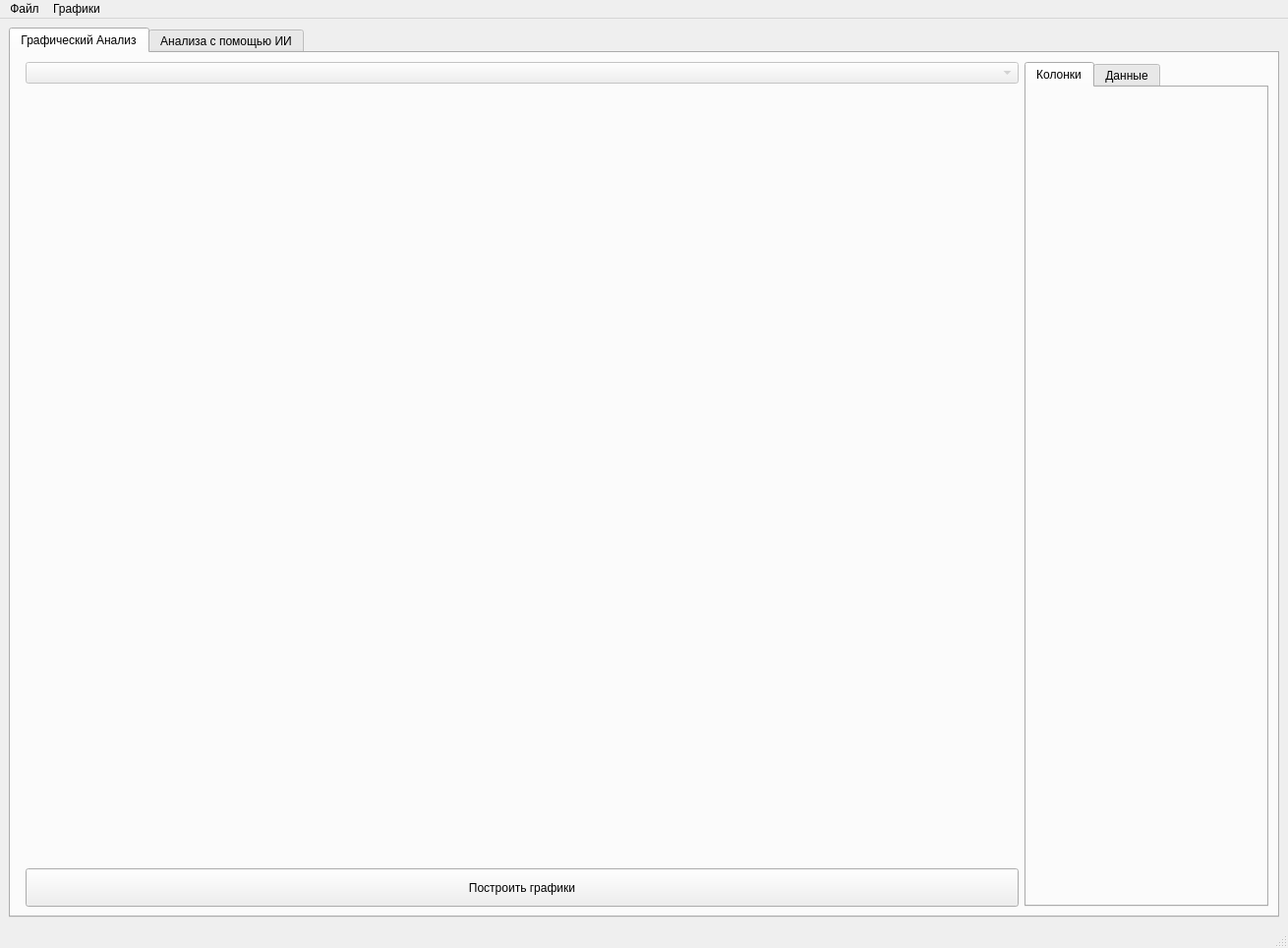
<?xml version="1.0" encoding="UTF-8"?>
<ui version="4.0">
 <class>MainWindow</class>
 <widget class="QMainWindow" name="MainWindow">
  <property name="geometry">
   <rect>
    <x>0</x>
    <y>0</y>
    <width>1310</width>
    <height>964</height>
   </rect>
  </property>
  <property name="windowTitle">
   <string>Помощник в интерпретации</string>
  </property>
  <widget class="QWidget" name="centralwidget">
   <layout class="QHBoxLayout" name="horizontalLayout_2" stretch="0">
    <item>
     <widget class="QTabWidget" name="tabWidget_2">
      <property name="currentIndex">
       <number>0</number>
      </property>
      <widget class="QWidget" name="tab">
       <attribute name="title">
        <string>Графический Анализ</string>
       </attribute>
       <layout class="QHBoxLayout" name="horizontalLayout_3">
        <item>
         <layout class="QVBoxLayout" name="verticalLayout_5" stretch="1,20,1">
          <property name="leftMargin">
           <number>6</number>
          </property>
          <item>
           <layout class="QVBoxLayout" name="verticalLayout_7">
            <item>
             <widget class="QComboBox" name="plots_combo_box">
              <property name="enabled">
               <bool>false</bool>
              </property>
              <property name="sizePolicy">
               <sizepolicy hsizetype="Expanding" vsizetype="Fixed">
                <horstretch>0</horstretch>
                <verstretch>0</verstretch>
               </sizepolicy>
              </property>
              <property name="insertPolicy">
               <enum>QComboBox::InsertAtBottom</enum>
              </property>
             </widget>
            </item>
           </layout>
          </item>
          <item>
           <layout class="QGridLayout" name="gridLayout" rowstretch="0,0" columnstretch="0,0">
            <property name="leftMargin">
             <number>0</number>
            </property>
            <property name="horizontalSpacing">
             <number>6</number>
            </property>
            <item row="1" column="1">
             <widget class="QLabel" name="label_4">
              <property name="text">
               <string/>
              </property>
             </widget>
            </item>
            <item row="0" column="1">
             <widget class="QLabel" name="label_3">
              <property name="text">
               <string/>
              </property>
             </widget>
            </item>
            <item row="0" column="0">
             <widget class="QLabel" name="label_2">
              <property name="text">
               <string/>
              </property>
             </widget>
            </item>
            <item row="1" column="0">
             <widget class="QLabel" name="label">
              <property name="text">
               <string/>
              </property>
             </widget>
            </item>
           </layout>
          </item>
          <item>
           <layout class="QVBoxLayout" name="verticalLayout_3" stretch="2">
            <item>
             <layout class="QHBoxLayout" name="horizontalLayout">
              <item>
               <widget class="QPushButton" name="push_button_plot">
                <property name="sizePolicy">
                 <sizepolicy hsizetype="Minimum" vsizetype="Preferred">
                  <horstretch>0</horstretch>
                  <verstretch>0</verstretch>
                 </sizepolicy>
                </property>
                <property name="text">
                 <string>Построить графики</string>
                </property>
               </widget>
              </item>
             </layout>
            </item>
           </layout>
          </item>
         </layout>
        </item>
        <item>
         <layout class="QVBoxLayout" name="verticalLayout">
          <item>
           <widget class="QTabWidget" name="tabWidget">
            <property name="sizePolicy">
             <sizepolicy hsizetype="Fixed" vsizetype="Expanding">
              <horstretch>0</horstretch>
              <verstretch>0</verstretch>
             </sizepolicy>
            </property>
            <property name="minimumSize">
             <size>
              <width>248</width>
              <height>0</height>
             </size>
            </property>
            <property name="currentIndex">
             <number>0</number>
            </property>
            <widget class="QWidget" name="tabCollumns">
             <property name="sizePolicy">
              <sizepolicy hsizetype="Minimum" vsizetype="Preferred">
               <horstretch>0</horstretch>
               <verstretch>0</verstretch>
              </sizepolicy>
             </property>
             <attribute name="title">
              <string>Колонки</string>
             </attribute>
            </widget>
            <widget class="QWidget" name="tabData">
             <attribute name="title">
              <string>Данные</string>
             </attribute>
            </widget>
           </widget>
          </item>
         </layout>
        </item>
       </layout>
      </widget>
      <widget class="QWidget" name="tab_2">
       <attribute name="title">
        <string>Анализа с помощью ИИ</string>
       </attribute>
       <layout class="QVBoxLayout" name="verticalLayout_4">
        <item>
         <widget class="QLabel" name="label_5">
          <property name="minimumSize">
           <size>
            <width>0</width>
            <height>21</height>
           </size>
          </property>
          <property name="maximumSize">
           <size>
            <width>16777215</width>
            <height>21</height>
           </size>
          </property>
          <property name="text">
           <string>Правила полученные из модели
</string>
          </property>
          <property name="alignment">
           <set>Qt::AlignHCenter|Qt::AlignTop</set>
          </property>
         </widget>
        </item>
        <item>
         <layout class="QHBoxLayout" name="horizontalLayout_6">
          <item>
           <widget class="QTextBrowser" name="proba_text_1">
            <property name="sizePolicy">
             <sizepolicy hsizetype="Expanding" vsizetype="Fixed">
              <horstretch>0</horstretch>
              <verstretch>0</verstretch>
             </sizepolicy>
            </property>
            <property name="minimumSize">
             <size>
              <width>300</width>
              <height>12</height>
             </size>
            </property>
            <property name="maximumSize">
             <size>
              <width>16777215</width>
              <height>115</height>
             </size>
            </property>
           </widget>
          </item>
          <item>
           <widget class="QTextBrowser" name="proba_text_2">
            <property name="sizePolicy">
             <sizepolicy hsizetype="Expanding" vsizetype="Fixed">
              <horstretch>0</horstretch>
              <verstretch>0</verstretch>
             </sizepolicy>
            </property>
            <property name="minimumSize">
             <size>
              <width>300</width>
              <height>12</height>
             </size>
            </property>
            <property name="maximumSize">
             <size>
              <width>16777215</width>
              <height>115</height>
             </size>
            </property>
           </widget>
          </item>
          <item>
           <widget class="QTextBrowser" name="proba_text_3">
            <property name="sizePolicy">
             <sizepolicy hsizetype="Expanding" vsizetype="Fixed">
              <horstretch>0</horstretch>
              <verstretch>0</verstretch>
             </sizepolicy>
            </property>
            <property name="minimumSize">
             <size>
              <width>300</width>
              <height>12</height>
             </size>
            </property>
            <property name="maximumSize">
             <size>
              <width>16777215</width>
              <height>115</height>
             </size>
            </property>
           </widget>
          </item>
         </layout>
        </item>
        <item>
         <layout class="QVBoxLayout" name="verticalLayout_2"/>
        </item>
        <item>
         <layout class="QHBoxLayout" name="horizontalLayout_4">
          <item>
           <widget class="QPlainTextEdit" name="user_input_widget">
            <property name="sizePolicy">
             <sizepolicy hsizetype="Expanding" vsizetype="Fixed">
              <horstretch>0</horstretch>
              <verstretch>0</verstretch>
             </sizepolicy>
            </property>
            <property name="minimumSize">
             <size>
              <width>0</width>
              <height>0</height>
             </size>
            </property>
            <property name="maximumSize">
             <size>
              <width>16777215</width>
              <height>80</height>
             </size>
            </property>
            <property name="plainText">
             <string>Объясни переменную номер 1</string>
            </property>
           </widget>
          </item>
          <item>
           <widget class="QPushButton" name="user_input_button">
            <property name="sizePolicy">
             <sizepolicy hsizetype="Minimum" vsizetype="Minimum">
              <horstretch>0</horstretch>
              <verstretch>0</verstretch>
             </sizepolicy>
            </property>
            <property name="maximumSize">
             <size>
              <width>191</width>
              <height>297</height>
             </size>
            </property>
            <property name="text">
             <string>Отправить</string>
            </property>
           </widget>
          </item>
         </layout>
        </item>
        <item>
         <layout class="QHBoxLayout" name="horizontalLayout_5">
          <item>
           <widget class="QPushButton" name="llm_init_button">
            <property name="sizePolicy">
             <sizepolicy hsizetype="Minimum" vsizetype="Preferred">
              <horstretch>0</horstretch>
              <verstretch>0</verstretch>
             </sizepolicy>
            </property>
            <property name="text">
             <string>Инициализировать </string>
            </property>
           </widget>
          </item>
         </layout>
        </item>
       </layout>
      </widget>
     </widget>
    </item>
   </layout>
  </widget>
  <widget class="QMenuBar" name="menubar">
   <property name="geometry">
    <rect>
     <x>0</x>
     <y>0</y>
     <width>1310</width>
     <height>21</height>
    </rect>
   </property>
   <widget class="QMenu" name="menu">
    <property name="title">
     <string>Файл</string>
    </property>
    <addaction name="open_file_action"/>
    <addaction name="save_file_action"/>
    <addaction name="separator"/>
    <addaction name="load_model_action"/>
    <addaction name="load_dataset_action"/>
   </widget>
   <widget class="QMenu" name="menu_2">
    <property name="title">
     <string>Графики</string>
    </property>
    <addaction name="save_plot_action"/>
    <addaction name="separator"/>
    <addaction name="show_tree_figure_action"/>
   </widget>
   <addaction name="menu"/>
   <addaction name="menu_2"/>
  </widget>
  <widget class="QStatusBar" name="statusbar"/>
  <action name="open_file_action">
   <property name="text">
    <string>Открыть</string>
   </property>
  </action>
  <action name="save_file_action">
   <property name="text">
    <string>Сохранить</string>
   </property>
  </action>
  <action name="load_model_action">
   <property name="text">
    <string>Загрузить модель</string>
   </property>
  </action>
  <action name="load_dataset_action">
   <property name="text">
    <string>Загрузить выборку</string>
   </property>
  </action>
  <action name="save_plot_action">
   <property name="text">
    <string>Сохранить как</string>
   </property>
  </action>
  <action name="show_tree_figure_action">
   <property name="text">
    <string>Показать дерево решений</string>
   </property>
  </action>
 </widget>
 <resources/>
 <connections/>
</ui>
